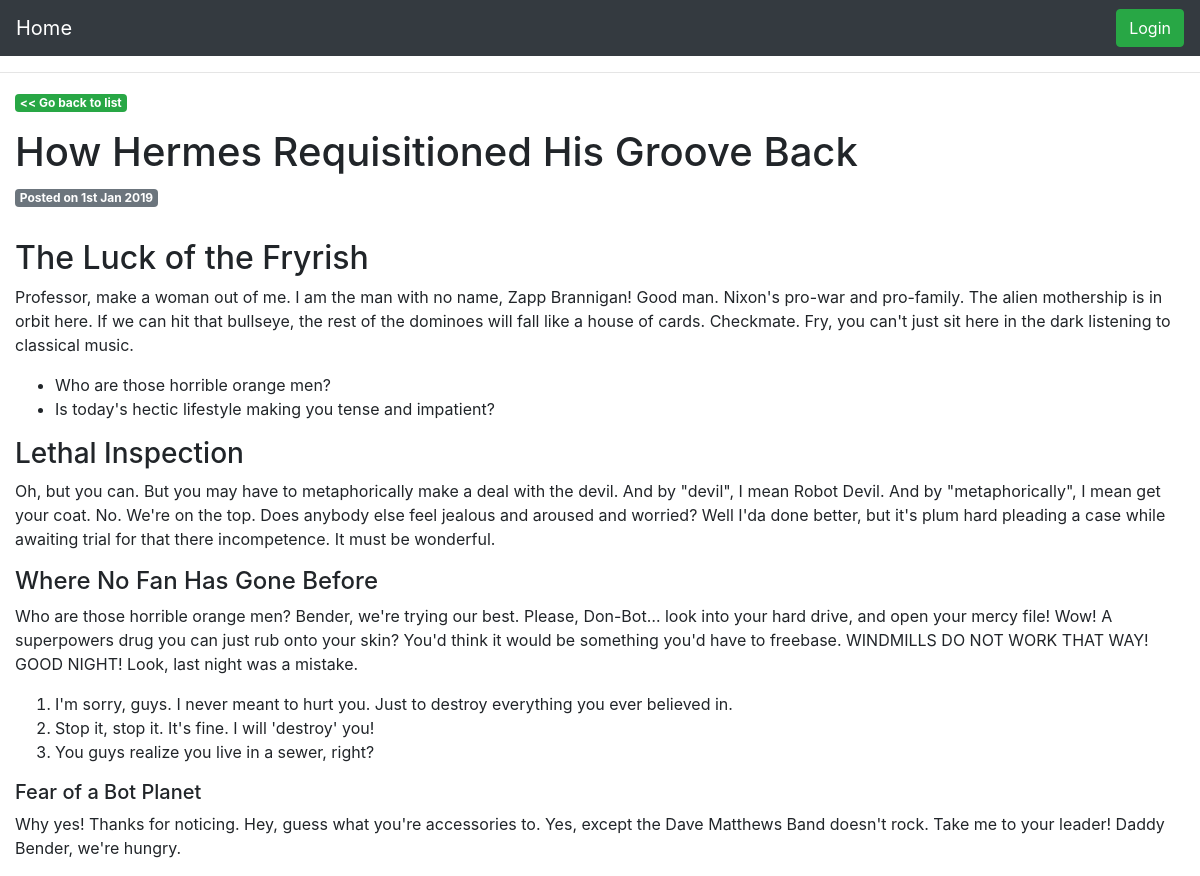
The page /viewpost.php?id=3 on the database its author committed.
### tables this page shows
CREATE TABLE `blog_posts` (
  `postID` int(11) unsigned NOT NULL AUTO_INCREMENT,
  `postTitle` varchar(255) DEFAULT NULL,
  `postDesc` text,
  `postCont` text,
  `postDate` datetime DEFAULT NULL,
  PRIMARY KEY (`postID`)
);

### viewpost.php (the view, shortened to what this page needs)
<?php require('includes/config.php');
$stmt = $db->prepare('SELECT postID, postTitle, postCont, postDate FROM blog_posts WHERE postID = :postID');
$stmt->execute(array(':postID' => $_GET['id']));
$row = $stmt->fetch();
?>
<!DOCTYPE html>
<html lang="en">
<head>
     <link rel="stylesheet" href="https://stackpath.bootstrapcdn.com/bootstrap/4.3.1/css/bootstrap.min.css">
    <link rel="stylesheet" href="https://stackpath.bootstrapcdn.com/bootstrap/4.3.1/css/bootstrap.min.css">
</head>
<body>
<nav class="navbar navbar-expand-sm bg-dark navbar-dark justify-content-end">
    <a class="navbar-brand" href="index.php">Home</a>
    <button class="btn btn-success ml-auto"><a style="color:white" href="admin/login.php"> Login </a></button>
</nav>
		<hr />
<div id="wrapper" class="container-fluid">
		<p class="badge badge-success"><a href="bolg.php" style="color:white"> << Go back to list</a></p>
		<?php
			echo '<div>';
				echo '<h1>'.$row['postTitle'].'</h1>';
				echo '<p class="badge badge-secondary">Posted on '.date('jS M Y', strtotime($row['postDate'])).'</p>';
				echo '<p>'.$row['postCont'].'</p>';
			echo '</div>';
		?>
</div>
</body>
</html>

### rows shown on the page
blog_posts: postTitle "How Hermes Requisitioned His Groove Back", postDate "1st Jan 2019", postCont "The Luck of the Fryrish Professor, make a woman out of me. I am the man with no name, Zapp Brannigan! Good man. Nixon's pro-war and pro-family. The alien mothership is in orbit here. If we can hit that bullseye, the rest of the dominoes will fall like a house of cards. Checkmate. Fry, you can't just sit here in the dark listening to classical music. Who are those horrible orange men? Is today's hectic lifestyle making you tense and impatient? Lethal Inspection Oh, but you can. But you may have to metaphorically make a deal with the devil. And by \"devil\", I mean Robot Devil. And by \"metaphorically\", I mean get your coat. No. We're on the top. Does anybody else feel jealous and aroused and…"
